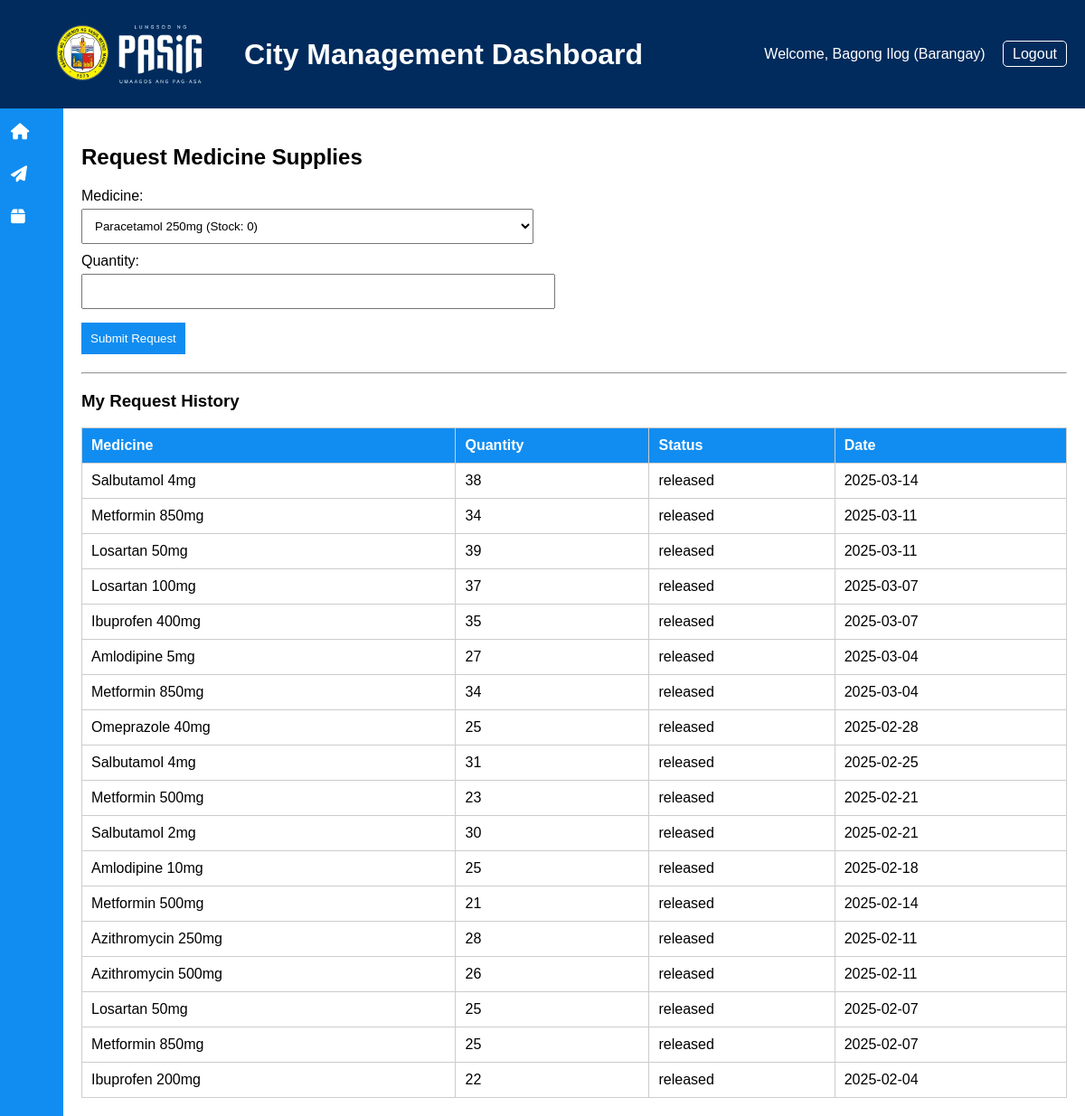
The app's page /barangay/request (signed in) with its own data.
### tables this page shows
CREATE TABLE requests (
    id INTEGER PRIMARY KEY AUTOINCREMENT,
    barangay_id INTEGER,
    medicine_id INTEGER,
    quantity INTEGER,
    status TEXT DEFAULT 'pending',
    date TEXT
, action_by TEXT, action_date TEXT);

CREATE TABLE medicines (
    id INTEGER PRIMARY KEY AUTOINCREMENT,
    name TEXT,
    stock INTEGER DEFAULT 0
);

### blueprints/barangay.py (the view, shortened to what this page needs)
@barangay_bp.route("/request", methods=["GET", "POST"])
def request_supplies():
    if session.get("role") != "barangay":
        return redirect(url_for("auth.login"))
    conn = get_db()
    cur = conn.cursor()
    medicines = cur.execute("""
    SELECT m.id,
           m.name,
           COALESCE(bi.stock, 0) AS stock
    FROM medicines m
    LEFT JOIN barangay_inventory bi
        ON m.id = bi.medicine_id
        AND bi.barangay_id = ?
    """, (session["barangay_id"],)).fetchall()
    barangay_id = session.get("barangay_id")
    history = cur.execute("""
        SELECT m.name AS medicine,
               r.quantity,
               r.status,
               r.date
        FROM requests r
        JOIN medicines m ON m.id = r.medicine_id
        WHERE r.barangay_id = ?
        ORDER BY r.date DESC
    """, (barangay_id,)).fetchall()
    conn.close()
    return render_template(
        "barangay/request_supplies.html",
        medicines=medicines,
        history=history,
        username=session["username"]
    )

### blueprints/barangay.py (called while the page is built)
def get_db():
    conn = sqlite3.connect("database.db")
    conn.row_factory = sqlite3.Row
    return conn

### templates/barangay/request_supplies.html (shortened to what this page needs)
{% extends "barangay/base_barangay.html" %}
{% block content %}
<h2>Request Medicine Supplies</h2>
<form method="POST" action="{{ url_for('barangay.request_supplies') }}" class="supply-form">
    <label>Medicine:</label>
    <select name="medicine_id" required>
        {% for m in medicines %}
        <option value="{{ m.id }}">
            {{ m.name }} (Stock: {{ m.stock }})
        </option>
        {% endfor %}
    </select>
    <label>Quantity:</label>
    <input type="number" name="quantity" min="1" required>
    <button type="submit">Submit Request</button>
</form>
<hr>
<h3>My Request History</h3>
<table>
    <thead>
        <tr>
            <th>Medicine</th>
            <th>Quantity</th>
            <th>Status</th>
            <th>Date</th>
        </tr>
    </thead>
    <tbody>
        {% if history %}
            {% for r in history %}
            <tr>
                <td>{{ r.medicine }}</td>
                <td>{{ r.quantity }}</td>
                <td>{{ r.status }}</td>
                <td>{{ r.date }}</td>
            </tr>
            {% endfor %}
        {% else %}
        <tr>
            <td colspan="4">No requests yet</td>
        </tr>
        {% endif %}
    </tbody>
</table>
{% endblock %}

### static/style.css (style rules this page uses)
.dashboard-body { margin: 0; font-family: Arial, sans-serif; background-color: #f2f2f2; }
table { width: 100%; border-collapse: collapse; margin-top: 10px; }
th, td { border: 1px solid #ccc; padding: 10px; text-align: left; }
th { background-color: #118df1; color: white; }
.supply-form { max-width: 500px; margin-bottom: 20px; }
.supply-form label { display: block; margin-top: 10px; }
.supply-form input, .supply-form select { width: 100%; padding: 10px; margin-top: 5px; }
.supply-form button { margin-top: 15px; padding: 10px; background-color: #118df1; color: white; border: none; cursor: pointer; }

### records on screen
requests: medicine "Salbutamol 4mg", quantity "38", status "released", date "2025-03-14"
requests: medicine "Metformin 850mg", quantity "34", status "released", date "2025-03-11"
requests: medicine "Losartan 50mg", quantity "39", status "released", date "2025-03-11"
requests: medicine "Losartan 100mg", quantity "37", status "released", date "2025-03-07"
requests: medicine "Ibuprofen 400mg", quantity "35", status "released", date "2025-03-07"
requests: medicine "Amlodipine 5mg", quantity "27", status "released", date "2025-03-04"
requests: medicine "Metformin 850mg", quantity "34", status "released", date "2025-03-04"
requests: medicine "Omeprazole 40mg", quantity "25", status "released", date "2025-02-28"
requests: medicine "Salbutamol 4mg", quantity "31", status "released", date "2025-02-25"
requests: medicine "Metformin 500mg", quantity "23", status "released", date "2025-02-21"
requests: medicine "Salbutamol 2mg", quantity "30", status "released", date "2025-02-21"
requests: medicine "Amlodipine 10mg", quantity "25", status "released", date "2025-02-18"
requests: medicine "Metformin 500mg", quantity "21", status "released", date "2025-02-14"
requests: medicine "Azithromycin 250mg", quantity "28", status "released", date "2025-02-11"
requests: medicine "Azithromycin 500mg", quantity "26", status "released", date "2025-02-11"
requests: medicine "Losartan 50mg", quantity "25", status "released", date "2025-02-07"
requests: medicine "Metformin 850mg", quantity "25", status "released", date "2025-02-07"
requests: medicine "Ibuprofen 200mg", quantity "22", status "released", date "2025-02-04"

### other values on screen
{{ username }} "Bagong Ilog"
form field medicine_id "Paracetamol 250mg (Stock: 0)"
